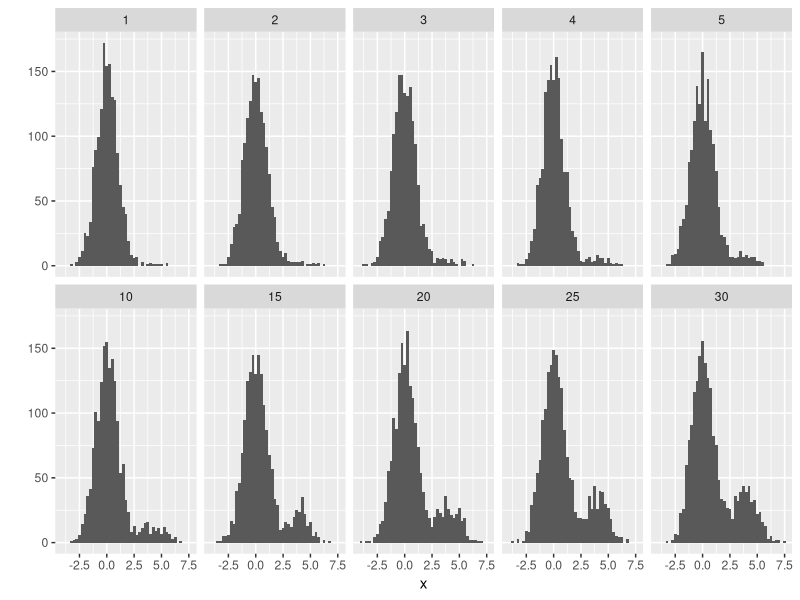
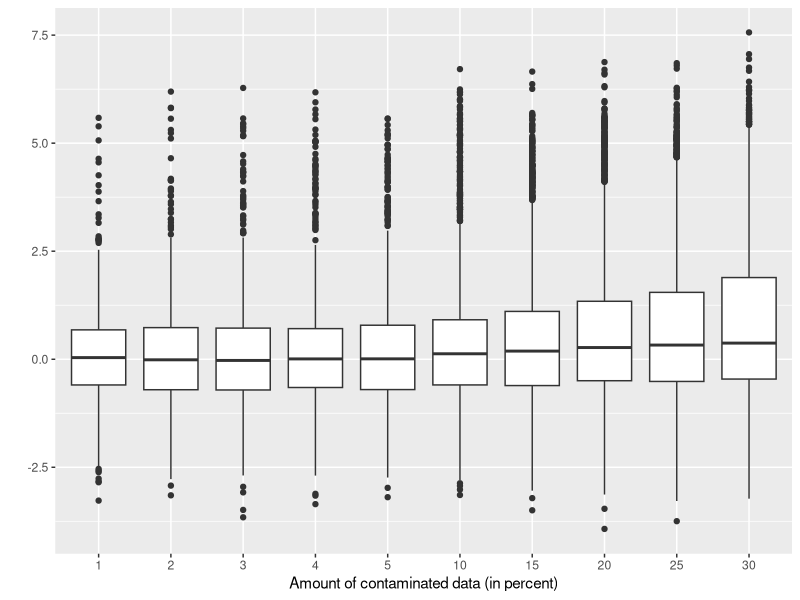
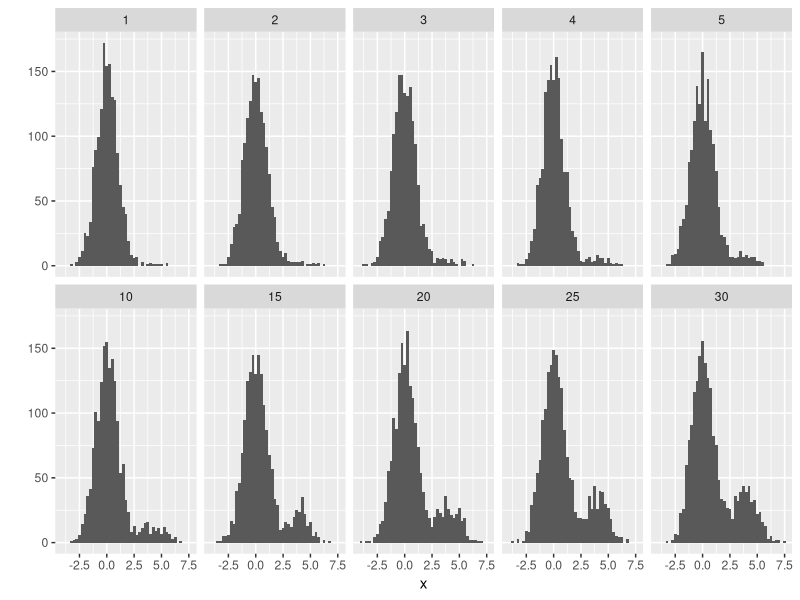
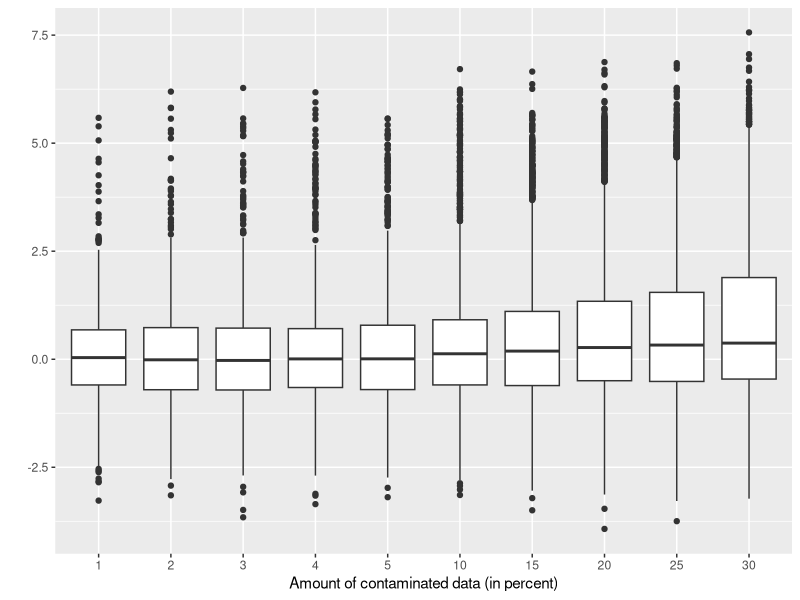

Here is the R script that generated these plots, in order: (Note: this script raises an error after producing the figures.)
library(RColorBrewer)
cols <- c("white",brewer.pal(9, "Greys"), "Red", "Pink")
reds <- brewer.pal(5, "Reds")[-1]
cols <- c(cols[1:3], reds[1], cols[4:6], reds[2], cols[7:9], reds[3], cols[10:11])



cols <- c("white", brewer.pal(9, "Blues"), "black")


frame <- data.frame(expand.grid(k=c(1:5, 5*(2:10)), n1=1500))
frame$n2 <- with(frame, n1/100*k)

dframe <- NULL
set.seed(20120416)
for (i in 1:10) {
  x <- c(rnorm(frame[i,]$n1), 4 + rnorm(frame[i,]$n2))
  dframe <- rbind(dframe, data.frame(k=frame[i,]$k, x=x))
}

library(ggplot2)
qplot(data=dframe, x, geom="histogram", binwidth=0.25) + facet_wrap(facets=~k, ncol=5)
ggsave("xpl-histogram.pdf", width=12, height=6)
qplot(data=dframe, factor(k), x, geom="boxplot", group=k) + xlab("Amount of contaminated data (in percent)") +ylab("")
ggsave("xpl-boxplot.pdf", width=10, height=5)

pdf("../images/xpl-lvplot.pdf", width=10, height=5)
par(mar=c(4,2,1,1))
LVboxplot(dframe$x~dframe$k, col=cols, horizontal=FALSE, xlab="Amount of contaminated data (in percent)")
dev.off()
